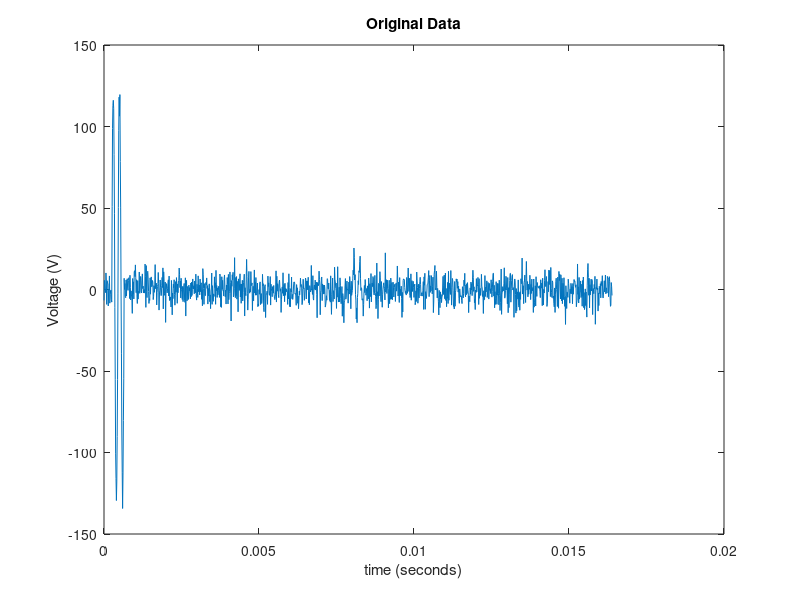
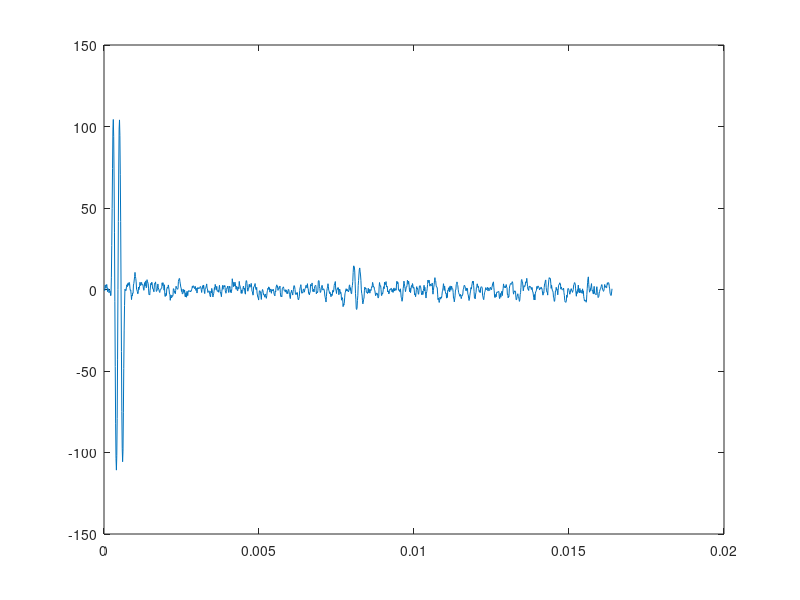

Here is the MATLAB script that generated these plots, in order: (Note: this script raises an error after producing the figures.)
% Exercise Frequency Domain Filtering Noise and Single Interface Distance
% Moving Avg and Ensemble Avg

%% Load Data
data0 = csvread('ToFData.csv');
data = data0(:,1)';  % get first sample
%data = mean(data0') ;

N = length(data);
tt = [0:(N-1)]*12.5e-6; % generate X axis

% plot first sample
figure(1)
plot(tt,data)
xlabel('time (seconds)')
ylabel('Voltage (V)')
title('Original Data')
pause;

%% Physical Frequencies
sample_freq = 80;   %in kHz   (1 / 12.5 microsecond sample interval)
frequencies_physical = [-N/2:N/2 - 1] *sample_freq / (N);

%% get FFT
freq_spectrum = fftshift( fft ( data ) );


%%

dataMmovingavg = data;
dataMffmovingavg = freq_spectrum;
dataMenseble = data;
dataMffensemble = freq_spectrum;
count = 0;
for winsz = [3 5 10 50]
    count = count + 1;
    
    %local averaging
    flt = ones(winsz,1);
    flt = flt / length(flt);
    data_sm = conv(data,flt,'same');
    dataMmovingavg = [dataMmovingavg ; data_sm]; 
    %
    freq_spectrum = fftshift( fft ( data_sm ) );
    dataMffmovingavg = [dataMffmovingavg ; freq_spectrum];
    
    %ensemble averaging
    data_sme = mean(data0(:,1:winsz)') ;
    dataMenseble = [dataMenseble ; data_sme]; 
    %   
    freq_spectrume = fftshift( fft ( data_sme ) );
    dataMffensemble = [dataMffensemble ; freq_spectrume];
end

lgnd{1} = 'Orig data';
lgnd{2} = 'MA - 3';
lgnd{3} = 'MA - 5';
lgnd{4} = 'MA - 10';
lgnd{5} = 'MA - 50';

lgnd_ens{1} = 'Orig data';
lgnd_ens{2} = 'Ensemble - 3';
lgnd_ens{3} = 'Ensemble - 5';
lgnd_ens{4} = 'Ensemble - 10';
lgnd_ens{5} = 'Ensemble - 50';

figure(2)
plot(tt,dataMmovingavg(3,:))
set(gca,'XTick', linspace(0:0.1:0.001) ); 
pause;

figure(203)
for ii = 1:5
    subplot(5,1,ii)
    plot(tt, dataMmovingavg(ii,:))
    xlabel('time (sec)')
    ylabel('Voltage (V)')
    title(lgnd(ii))
end


figure(204)
for ii = 1:5
    subplot(5,1,ii)
    plot(frequencies_physical, abs(dataMffmovingavg(ii,:)))
    xlabel('Frequency (kHz)')
    ylabel('Magnitude')
    title(['Freq Spectrum. ' lgnd{ii}])
end


figure(303)
for ii = 1:5
    subplot(5,1,ii)
    plot(tt, dataMenseble(ii,:))
    xlabel('time (sec)')
    ylabel('Voltage (V)')
    title(lgnd_ens(ii))
end

figure(304)
for ii = 1:5
    subplot(5,1,ii)
    plot(frequencies_physical, abs(dataMffensemble(ii,:)))
    xlabel('Frequency (kHz)')
    ylabel('Magnitude')
    title(['Freq Spectrum. ' lgnd_ens{ii}])
end

